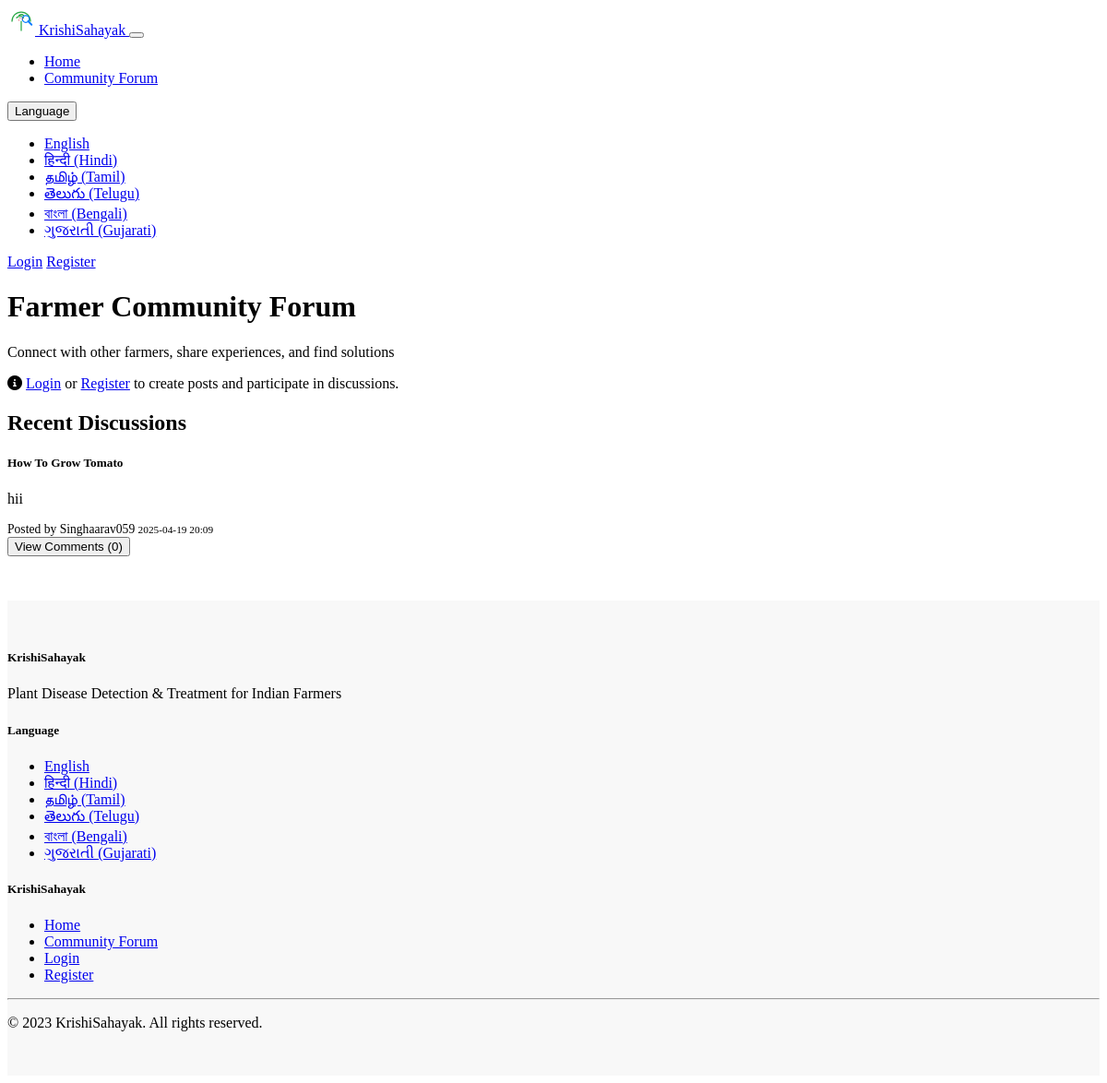
Page /forum on the committed database.
### models.py (models this page shows, shortened)
class Post(db.Model):
    id = db.Column(db.Integer, primary_key=True)
    user_id = db.Column(db.Integer, db.ForeignKey('user.id'), nullable=False)
    title = db.Column(db.String(100), nullable=False)
    content = db.Column(db.Text, nullable=False)
    timestamp = db.Column(db.DateTime, index=True, default=datetime.utcnow)
    comments = db.relationship('Comment', backref='post', lazy='dynamic', cascade='all, delete-orphan')

class User(UserMixin, db.Model):
    id = db.Column(db.Integer, primary_key=True)
    username = db.Column(db.String(64), unique=True, nullable=False)
    email = db.Column(db.String(120), unique=True, nullable=False)
    password_hash = db.Column(db.String(256), nullable=False)
    joined_date = db.Column(db.DateTime, default=datetime.utcnow)
    posts = db.relationship('Post', backref='author', lazy='dynamic')
    comments = db.relationship('Comment', backref='author', lazy='dynamic')
    detections = db.relationship('DiseaseDetection', backref='user', lazy='dynamic')

### app.py (the view)
@app.route('/forum')
def forum():
    lang = session.get('language', 'en')
    translations = get_translations(lang)
    try:
        posts = Post.query.order_by(Post.timestamp.desc()).all()
    except Exception as e:
        logging.error(f"Error fetching forum posts: {str(e)}")
        posts = []
        for post in forum_storage['posts']:
            posts.append(post)
    return render_template('forum.html', translations=translations, languages=LANGUAGES, posts=posts)

### templates/forum.html (shortened to what this page needs)
{% extends "base.html" %}
{% block content %}
<div class="row">
    <div class="col-12 mb-4">
        <h1>{{ translations.forum_title }}</h1>
        <p class="lead">{{ translations.forum_subtitle }}</p>
    </div>
    <div class="col-md-8 mb-4">
        {% if 'user_id' in session %}
        <button id="new-post-btn" class="btn btn-primary mb-3" data-show-text="{{ translations.new_post }}" data-hide-text="{{ translations.cancel }}">
            <i class="fas fa-plus-circle me-2"></i>{{ translations.new_post }}
        </button>
        <div id="new-post-form" style="display: none;">
            <div class="card">
                <div class="card-body">
                    <h5 class="card-title">{{ translations.new_post }}</h5>
                    <form id="post-form" action="{{ url_for('create_post') }}" method="POST">
                        <div class="mb-3">
                            <label for="post-title" class="form-label">{{ translations.post_title }}</label>
                            <input type="text" class="form-control" id="post-title" name="title" required>
                        </div>
                        <div class="mb-3">
                            <label for="post-content" class="form-label">{{ translations.post_content }}</label>
                            <textarea class="form-control" id="post-content" name="content" rows="5" required></textarea>
                        </div>
                        <button type="submit" class="btn btn-success">{{ translations.submit_post }}</button>
                    </form>
                </div>
            </div>
        </div>
        {% else %}
        <div class="alert alert-info">
            <i class="fas fa-info-circle me-2"></i>
            <a href="{{ url_for('login') }}" class="alert-link">{{ translations.login }}</a> or
            <a href="{{ url_for('register') }}" class="alert-link">{{ translations.register }}</a>
            to create posts and participate in discussions.
        </div>
        {% endif %}
    </div>
    <div class="col-12 mt-4">
        <h2>{{ translations.recent_discussions }}</h2>
        {% if posts %}
        <div class="row">
            {% for post in posts %}
            <div class="col-md-6 mb-4">
                <div class="card forum-post h-100">
                    <div class="card-body">
                        <h5 class="card-title">{{ post.title }}</h5>
                        <p class="card-text">{{ post.content }}</p>
                        <div class="post-meta d-flex justify-content-between align-items-center">
                            <span class="text-muted">{{ translations.posted_by }} {{ post.author.username }}</span>
                            <small class="text-muted">{{ post.timestamp.strftime('%Y-%m-%d %H:%M') }}</small>
                        </div>
                    </div>
                    <div class="card-footer bg-transparent">
                        <button class="btn btn-sm btn-outline-primary toggle-comments" data-post-id="{{ post.id }}" data-show-text="{{ translations.view_comments }}" data-hide-text="{{ translations.hide_comments }}">
                            {{ translations.view_comments }} ({{ post.comments.count() }})
                        </button>
                    </div>
                </div>
            </div>
            {% endfor %}
        </div>
        {% else %}
        <div class="alert alert-secondary">
            <i class="fas fa-comments me-2"></i>{{ translations.no_posts }}
        </div>
        {% endif %}
    </div>
</div>
{% endblock %}

### templates/base.html (shortened to what this page needs)
<!DOCTYPE html>
<html lang="en" data-bs-theme="dark">
<head>
    <link href="https://cdn.replit.com/agent/bootstrap-agent-dark-theme.min.css" rel="stylesheet">
    <link href="https://cdnjs.cloudflare.com/ajax/libs/font-awesome/6.0.0/css/all.min.css" rel="stylesheet">
    <link href="{{ url_for('static', filename='css/custom.css') }}" rel="stylesheet">
</head>
<body>
    <nav class="navbar navbar-expand-lg navbar-dark bg-dark">
        <div class="container">
            <a class="navbar-brand d-flex align-items-center" href="{{ url_for('index') }}">
                <img src="{{ url_for('static', filename='svg/logo.svg') }}" alt="Logo" width="30" height="30" class="me-2">
                {{ translations.site_name }}
            </a>
            <button class="navbar-toggler" type="button" data-bs-toggle="collapse" data-bs-target="#navbarNav" aria-controls="navbarNav" aria-expanded="false" aria-label="Toggle navigation">
            </button>
            <div class="collapse navbar-collapse" id="navbarNav">
                <ul class="navbar-nav me-auto">
                    <li class="nav-item">
                        <a class="nav-link" href="{{ url_for('index') }}">{{ translations.home }}</a>
                    </li>
                    <li class="nav-item">
                        <a class="nav-link" href="{{ url_for('forum') }}">{{ translations.forum }}</a>
                    </li>
                </ul>
                <div class="d-flex">
                    <div class="dropdown me-3 language-selector">
                        <button class="btn btn-outline-light dropdown-toggle" type="button" id="languageDropdown" data-bs-toggle="dropdown" aria-expanded="false">
                            {{ translations.language }}
                        </button>
                        <ul class="dropdown-menu" aria-labelledby="languageDropdown">
                            {% for code, name in languages.items() %}
                            <li><a class="dropdown-item" href="{{ url_for('set_language', lang=code) }}">{{ name }}</a></li>
                            {% endfor %}
                        </ul>
                    </div>
                    <div class="d-flex">
                        {% if 'user_id' in session %}
                        <span class="navbar-text me-3">
                            {{ session.username }}
                        </span>
                        <a href="{{ url_for('logout') }}" class="btn btn-outline-danger">{{ translations.logout }}</a>
                        {% else %}
                        <a href="{{ url_for('login') }}" class="btn btn-outline-light me-2">{{ translations.login }}</a>
                        <a href="{{ url_for('register') }}" class="btn btn-primary">{{ translations.register }}</a>
                        {% endif %}
                    </div>
                </div>
            </div>
        </div>
    </nav>
    <main class="container py-4">
        {% block content %}{% endblock %}
    </main>
    <footer class="footer">
        <div class="container">
            <div class="row">
                <div class="col-md-6">
                    <h5>{{ translations.site_name }}</h5>
                    <p>{{ translations.site_description }}</p>
                </div>
                <div class="col-md-3">
                    <h5>{{ translations.language }}</h5>
                    <ul class="list-unstyled">
                        {% for code, name in languages.items() %}
                        <li><a href="{{ url_for('set_language', lang=code) }}" class="text-decoration-none">{{ name }}</a></li>
                        {% endfor %}
                    </ul>
                </div>
                <div class="col-md-3">
                    <h5>{{ translations.site_name }}</h5>
                    <ul class="list-unstyled">
                        <li><a href="{{ url_for('index') }}" class="text-decoration-none">{{ translations.home }}</a></li>
                        <li><a href="{{ url_for('forum') }}" class="text-decoration-none">{{ translations.forum }}</a></li>
                        {% if 'user_id' in session %}
                        <li><a href="{{ url_for('history') }}" class="text-decoration-none">{{ translations.history }}</a></li>
                        <li><a href="{{ url_for('logout') }}" class="text-decoration-none">{{ translations.logout }}</a></li>
                        {% else %}
                        <li><a href="{{ url_for('login') }}" class="text-decoration-none">{{ translations.login }}</a></li>
                        <li><a href="{{ url_for('register') }}" class="text-decoration-none">{{ translations.register }}</a></li>
                        {% endif %}
                    </ul>
                </div>
            </div>
            <hr>
            <div class="row">
                <div class="col-12 text-center">
                    <p>&copy; 2023 {{ translations.site_name }}. All rights reserved.</p>
                </div>
            </div>
        </div>
    </footer>
</body>
</html>

### static/css/custom.css (style rules this page uses)
.forum-post { transition: transform 0.2s ease; }
.post-meta { font-size: 0.85rem; }
.language-selector .dropdown-item { cursor: pointer; }
.footer { margin-top: 3rem; padding: 2rem 0; background-color: rgba(33, 37, 41, 0.03); }

### rows in the picture
Post: title "How To Grow Tomato", content "hii", author.username "Singhaarav059", timestamp "2025-04-19 20:09", comments.count "0"

### other values in the picture
{{ translations.site_name }} "KrishiSahayak"
{{ translations.home }} "Home"
{{ translations.forum }} "Community Forum"
{{ translations.language }} "Language"
{{ name }} "English" "हिन्दी (Hindi)" "தமிழ் (Tamil)" "తెలుగు (Telugu)" "বাংলা (Bengali)" "ગુજરાતી (Gujarati)"
{{ translations.login }} "Login"
{{ translations.register }} "Register"
{{ translations.forum_title }} "Farmer Community Forum"
{{ translations.forum_subtitle }} "Connect with other farmers, share experiences, and find solutions"
{{ translations.recent_discussions }} "Recent Discussions"
{{ translations.site_description }} "Plant Disease Detection & Treatment for Indian Farmers"
